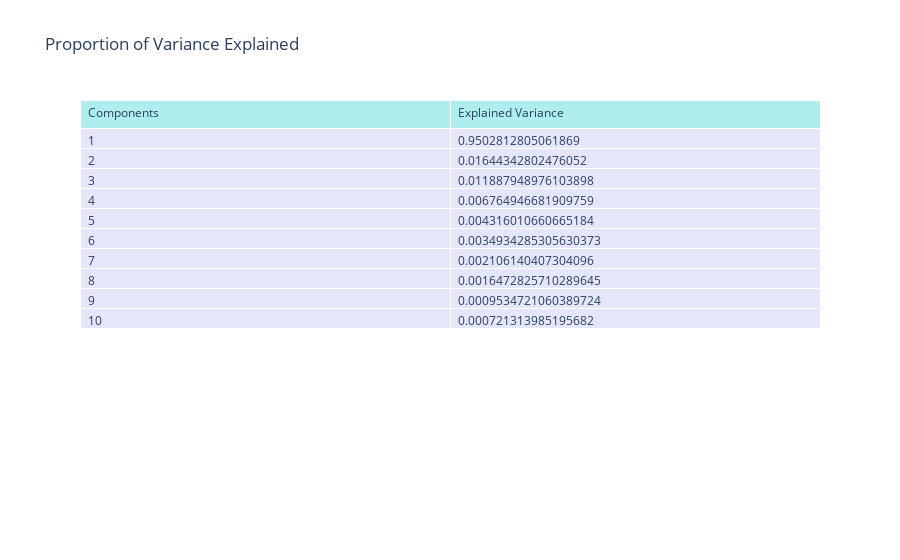
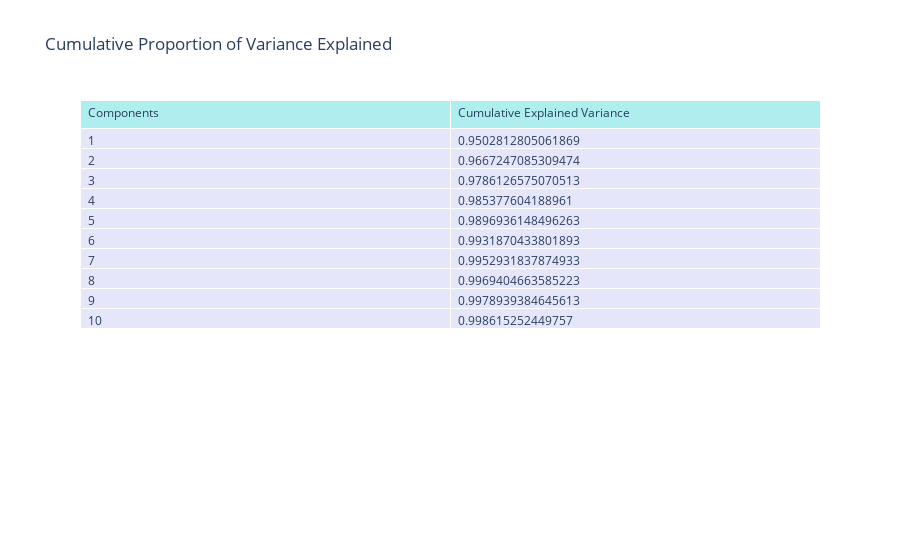
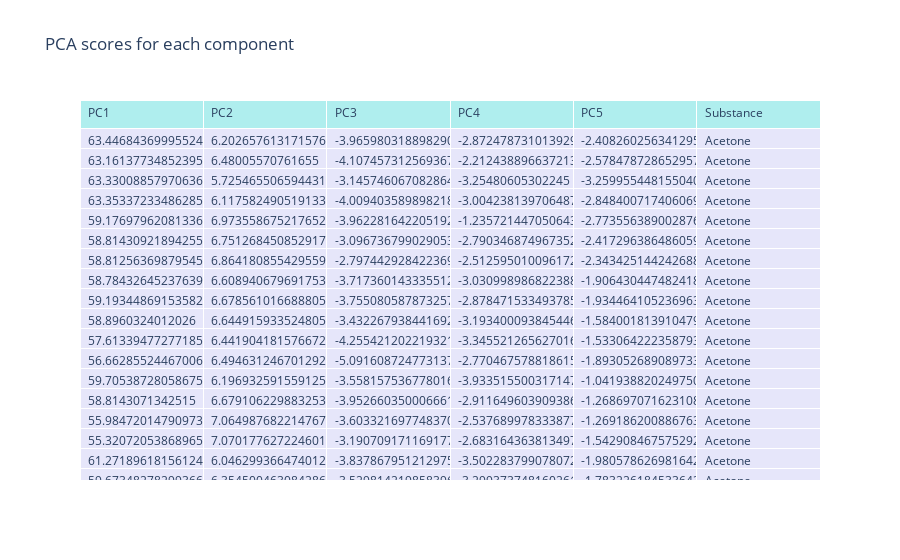
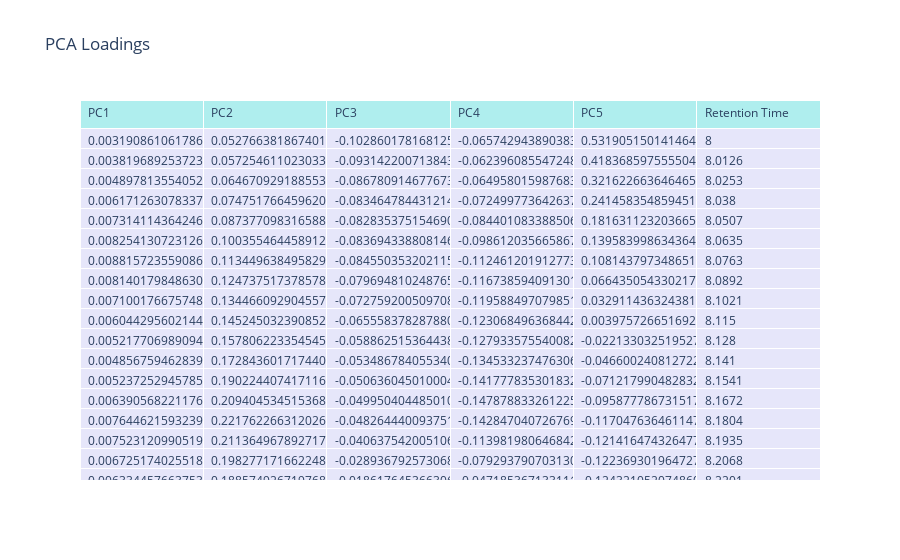

Source (notebook cell) for these figures, in order:
### Markdown cell above
## Second step: PCA

The `PCA` class provides Principal Component Analysis tools. Given:
- a target variance level to maintain even in the reduced component model;
- a confidence level for statistical tests;
- a number of initial components for the analysis
through the `PCASettings` class, the `PCA` class will perform an automated PCA analysis.

### Code cell
from chemfusekit.pca import PCASettings, PCA, GraphMode

# Initialize the settings for Principal Component Analysis
pca_settings = PCASettings(
    target_variance=0.99,
    confidence_level=0.05,
    initial_components=10,
    output=GraphMode.GRAPHIC    # graphs will be printed as pictures
)

# Initialize and run the PCA class
pca = PCA(lldf.fused_data, pca_settings)
pca.pca()

# Print the number of components and the statistics
print(f"\nNumber of components: {pca.components}\n")
pca.pca_stats()

### Figure 1 — Plotly figure (JSON) as saved in the notebook; plotly's stock layout.template omitted (floating-point values rounded to 4 significant figures)
{"data": [{"cells": {"align": "left", "fill": {"color": "lavender"}, "values": [[1, 2, 3, 4, 5, 6, 7, 8, 9, 10], [0.9503, 0.01644, 0.01189, 0.006765, 0.004316, 0.003493, 0.002106, 0.001647, 0.0009535, 0.0007213]]}, "header": {"align": "left", "fill": {"color": "paleturquoise"}, "values": ["Components", "Explained Variance"]}, "type": "table"}], "layout": {"title": {"text": "Proportion of Variance Explained"}}}

### Figure 2 — Plotly figure (JSON) as saved in the notebook; plotly's stock layout.template omitted (floating-point values rounded to 4 significant figures)
{"data": [{"cells": {"align": "left", "fill": {"color": "lavender"}, "values": [[1, 2, 3, 4, 5, 6, 7, 8, 9, 10], [0.9503, 0.9667, 0.9786, 0.9854, 0.9897, 0.9932, 0.9953, 0.9969, 0.9979, 0.9986]]}, "header": {"align": "left", "fill": {"color": "paleturquoise"}, "values": ["Components", "Cumulative Explained Variance"]}, "type": "table"}], "layout": {"title": {"text": "Cumulative Proportion of Variance Explained"}}}

### Figure 3 — Plotly figure (JSON) as saved in the notebook; plotly's stock layout.template omitted (floating-point values rounded to 4 significant figures; data arrays with more than 128 entries replaced by an {"elided": "..."} marker saying what was removed)
{"data": [{"cells": {"align": "left", "fill": {"color": "lavender"}, "values": {"elided": "6x447 mixed values"}}, "header": {"align": "left", "fill": {"color": "paleturquoise"}, "values": ["PC1", "PC2", "PC3", "PC4", "PC5", "Substance"]}, "type": "table"}], "layout": {"title": {"text": "PCA scores for each component"}}}

### Figure 4 — Plotly figure (JSON) as saved in the notebook; plotly's stock layout.template omitted (floating-point values rounded to 4 significant figures; data arrays with more than 128 entries replaced by an {"elided": "..."} marker saying what was removed)
{"data": [{"cells": {"align": "left", "fill": {"color": "lavender"}, "values": {"elided": "6x129 mixed values"}}, "header": {"align": "left", "fill": {"color": "paleturquoise"}, "values": ["PC1", "PC2", "PC3", "PC4", "PC5", "Retention Time"]}, "type": "table"}], "layout": {"title": {"text": "PCA Loadings"}}}
